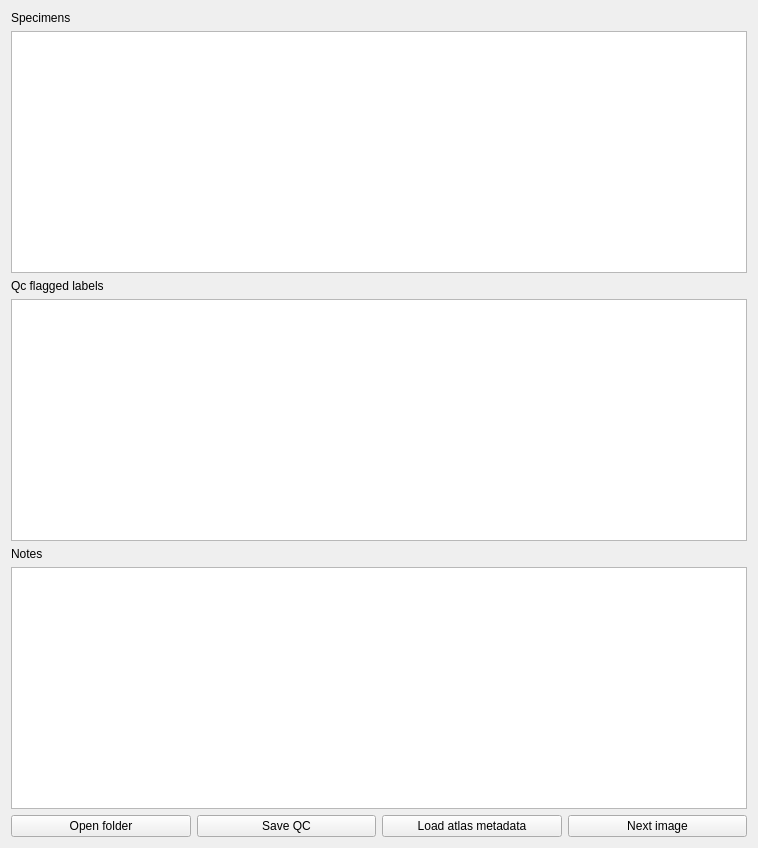
<?xml version="1.0" encoding="UTF-8"?>
<ui version="4.0">
 <class>QC</class>
 <widget class="QWidget" name="QC">
  <property name="geometry">
   <rect>
    <x>0</x>
    <y>0</y>
    <width>758</width>
    <height>848</height>
   </rect>
  </property>
  <property name="windowTitle">
   <string>Form</string>
  </property>
  <layout class="QVBoxLayout" name="verticalLayout">
   <item>
    <widget class="QLabel" name="label_2">
     <property name="text">
      <string>Specimens</string>
     </property>
    </widget>
   </item>
   <item>
    <widget class="QListWidget" name="listWidgetQcSpecimens"/>
   </item>
   <item>
    <widget class="QLabel" name="label">
     <property name="text">
      <string>Qc flagged labels</string>
     </property>
    </widget>
   </item>
   <item>
    <widget class="QListWidget" name="listWidgetQcFlagged"/>
   </item>
   <item>
    <widget class="QLabel" name="label_3">
     <property name="text">
      <string>Notes</string>
     </property>
    </widget>
   </item>
   <item>
    <widget class="QListWidget" name="listWidgetNotes"/>
   </item>
   <item>
    <layout class="QHBoxLayout" name="horizontalLayout">
     <item>
      <widget class="QPushButton" name="pushButtonOpenDir">
       <property name="text">
        <string>Open folder</string>
       </property>
      </widget>
     </item>
     <item>
      <widget class="QPushButton" name="pushButtonSaveQC">
       <property name="text">
        <string>Save QC</string>
       </property>
      </widget>
     </item>
     <item>
      <widget class="QPushButton" name="pushButtonLoadAtlasMetadata">
       <property name="text">
        <string>Load atlas metadata</string>
       </property>
      </widget>
     </item>
     <item>
      <widget class="QPushButton" name="pushButtonNextSpecimen">
       <property name="text">
        <string>Next image</string>
       </property>
      </widget>
     </item>
    </layout>
   </item>
  </layout>
 </widget>
 <resources>
  <include location="../../resources/resources.qrc"/>
 </resources>
 <connections/>
</ui>
